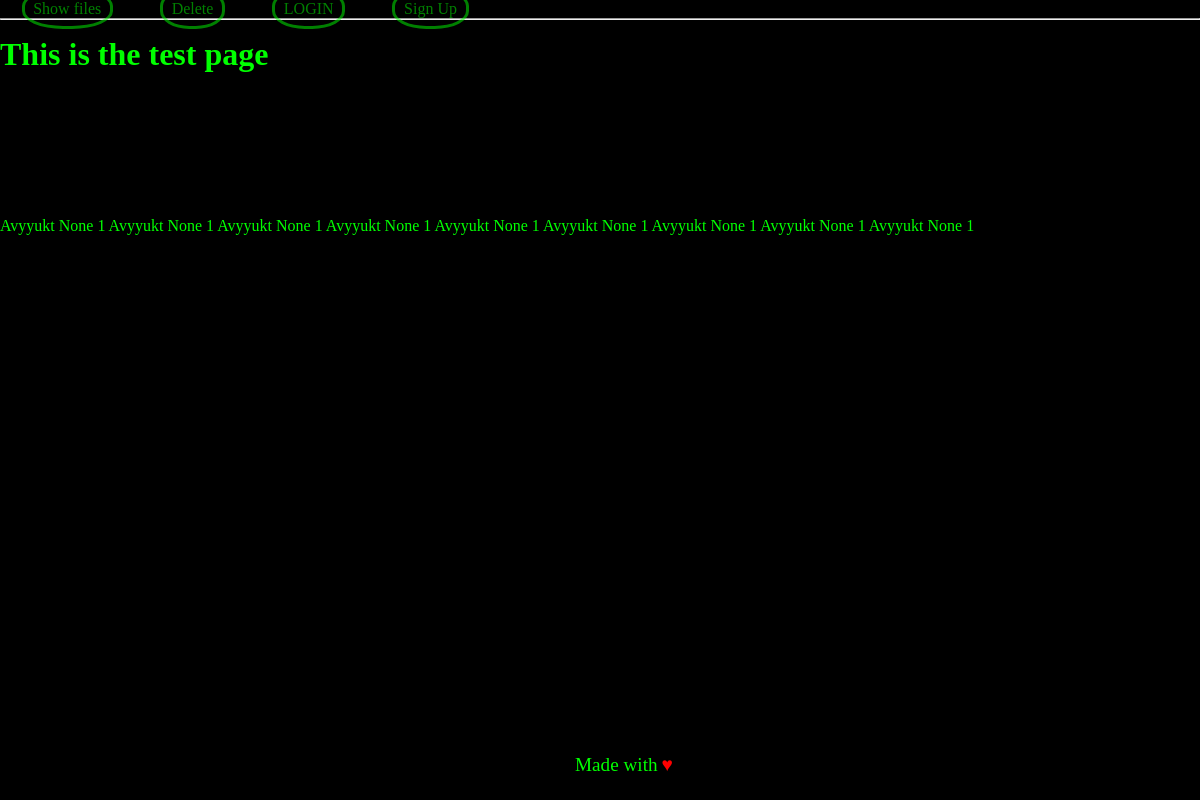
The page /test on the database as committed earlier.
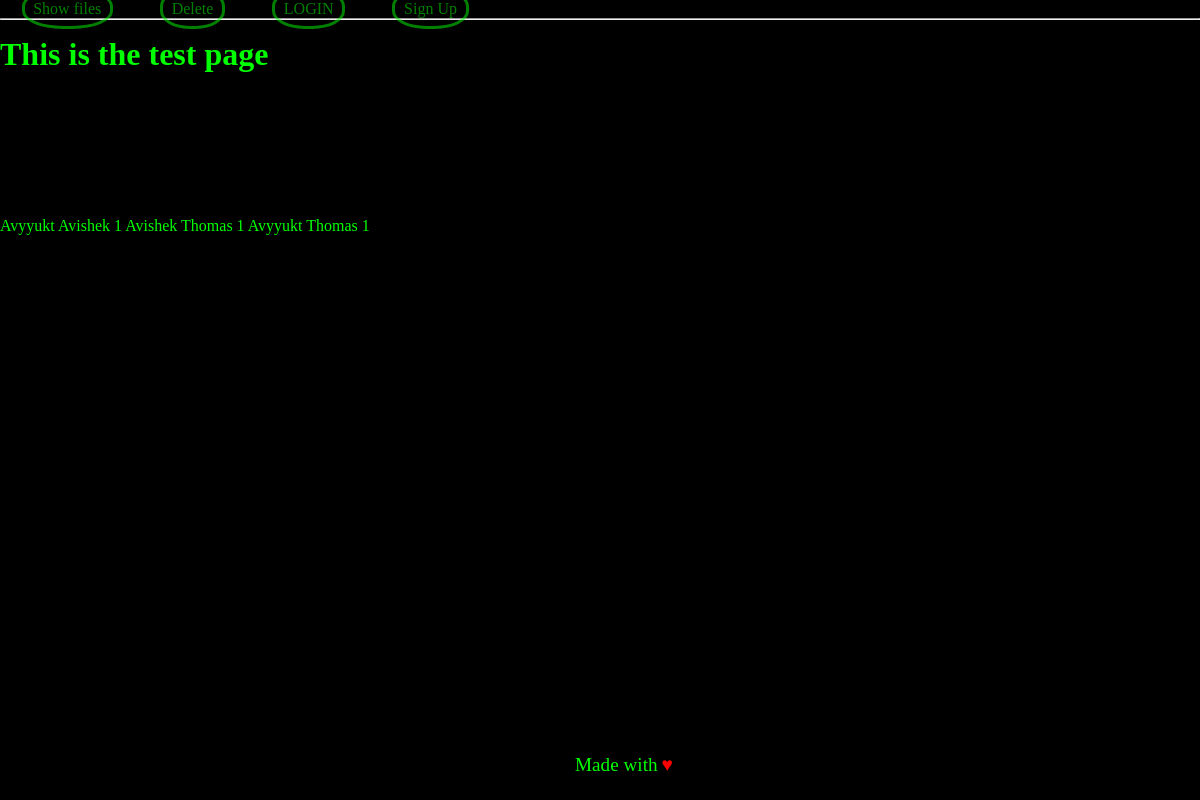
The same page on the database as committed later.
### website/models.py (models this page shows)
class User_Friends(db.Model):
    __tablename__ = 'user_friends'
    id = db.Column(db.Integer, primary_key=True)
    sender_user = db.Column("sender_user",db.String)
    recieved_user = db.Column("reciever_user",db.String)
    frnd_status = db.Column(db.Integer)

### website/views.py (the view)
@views.route('/test')
def test():
    query1 = User.query.all()
    query2 = Quiz.query.all()
    query3 = Question.query.all()
    query4 = Option.query.all()
    query5 = Score.query.all()
    query6 = User_profile.query.all()
    query7 = User_Friends.query.all()
    return render_template('test.html', message1 = query1 , message2 = query2,message3 = query3,message4 = query4, message5 = query5 ,message6 = query6,message7= query7, user = current_user)

### website/templates/test.html (shortened to what this page needs)
{%extends "base.html"%}
{%block content%}
<h1>This is the test page</h1>
<br>
<br>
<br>
<br>
<br>
<br>
<br>
<br>
{%for x in message7%}
{{x.recieved_user}}
{{x.sender_user}}
{{x.frnd_status}}
{%endfor%}
{%endblock%}

### website/templates/base.html (shortened to what this page needs)
  <!DOCTYPE html>
<html lang="en">
  <head>
    <link rel="stylesheet" href= "{{ url_for('static',filename='styles/base.css') }}">
  </head>
  <body>
        <nav class="navbar" id="navbar">
            <div class="link_container">
              <p>
                <a class="nav-item" id="test" href="/test">Show files</a>
                <a class="nav-item" id="delete" href="/delete">Delete</a>
              {% if user.is_authenticated %}
              <a class="nav-item" id="home" href="/">HOME</a>
              <a class="nav-item" id="logout" href="/logout">LOGOUT</a>
              <a class="nav-item" id="quizmaker" href="/quizmaker">MAKE QUIZ</a>
              <a class="nav-item " id="profile" href="/profile/my_profile">My profile</a>
            </div>
              <div class="user_profile">
                <span id="profile_name">{{user.first_name}}</span>
              </div>
                {%else%}
                <a class="nav-item" id="login" href="/login">LOGIN</a>
                <a class="nav-item" id="signUp" href="/sign-up">Sign Up</a>
                {%endif%}
            </p>
        </nav>
        <hr style="margin-bottom: 2vh;"/>
    {% block content%}
    {%endblock%}
    <div class="bonus">
      <span class="delta" id="span1">Made with</span>
      <span class="delta" id="span2"> ♥</span>
    </div>
  </body>
</html>

### website/static/styles/base.css (style rules this page uses)
* { margin: 0; padding: 0; color: rgb(0, 255, 0); }
body { background-color: rgb(0, 0, 0); background-repeat: no-repeat; background-size: cover; }
.navbar { background-color: rgb(0, 0, 0); height: max-content; display: flex; flex-direction: row; justify-content: space-between; align-items: center; }
.link_container { width: 60%; }
.nav-item { margin:3%; padding: 1.2%; height: 2vh; border: solid rgb(0, 255, 0); border-radius: 45%; opacity: 50%; transition: all .2s ease-in-out }
a { text-decoration: none; }
.bonus { position: absolute; left: 50%; bottom: 0; transform: translate(-50%); margin: 2%; }
.delta { font-size: 1.2em; }
#span2 { color: red; }

Rows that differ between the two databases and show on the page:
removed User_Friends: recieved_user "Avyyukt", sender_user "None", frnd_status "1"
removed User_Friends: recieved_user "Avyyukt", sender_user "None", frnd_status "1"
removed User_Friends: recieved_user "Avyyukt", sender_user "None", frnd_status "1"
removed User_Friends: recieved_user "Avyyukt", sender_user "None", frnd_status "1"
removed User_Friends: recieved_user "Avyyukt", sender_user "None", frnd_status "1"
removed User_Friends: recieved_user "Avyyukt", sender_user "None", frnd_status "1"
changed User_Friends (number 1 of 3 on the later page): sender_user "None" → "Avishek"
changed User_Friends (number 2 of 3 on the later page): recieved_user "Avyyukt" → "Avishek"; sender_user "None" → "Thomas"
changed User_Friends (number 3 of 3 on the later page): sender_user "None" → "Thomas"
